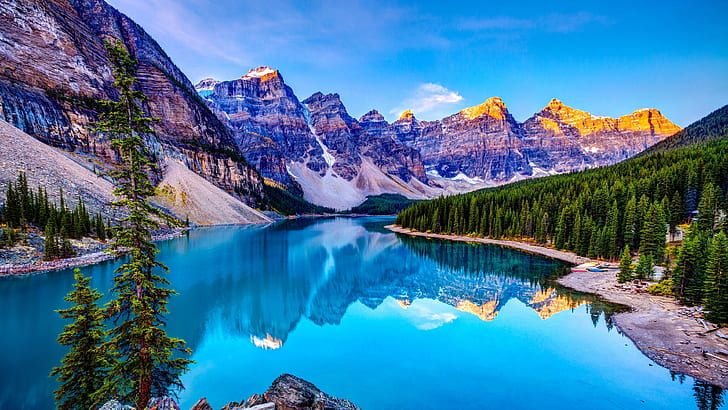
#> input picture image1.jpg, 728 x 410 px
$ python poe10.py
#> lines starting #> are read from the running program, lines starting #| are printed output that depends on the picture
import cv2
import matplotlib.pyplot as plt
import numpy as np

# Load the RGB image
image = cv2.imread('image1.jpg')
#> image is the input picture: shape (410, 728, 3); mean B, G, R 156.5, 119.3, 67.7

if image is None:
    print("Error loading the image.")
else:
    # Define translation parameters
    shift_right = 20
    shift_down = 10

    # Construct the translation matrix
    translation_matrix1 = np.float32([[1, 0, shift_right], [0, 1, 1]])

    # Perform image translation
    translated_image1 = cv2.warpAffine(image, translation_matrix1, (image.shape[1], image.shape[0]))
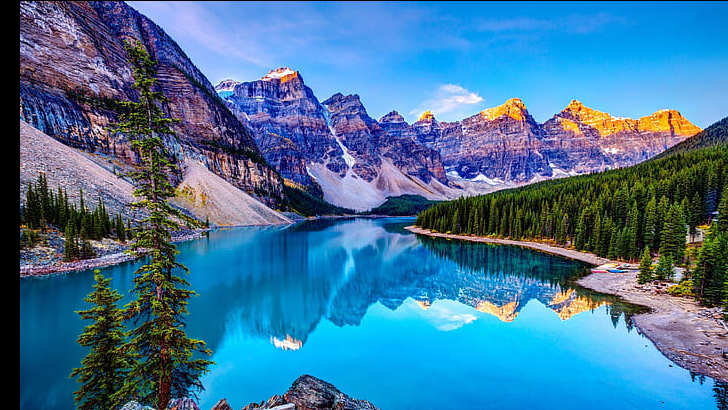
#> translated_image1: shape (410, 728, 3); mean B, G, R 153.3, 116.6, 66.1

    translation_matrix2 = np.float32([[1, 0,1], [0, 1, shift_down]])

    # Perform image translation
    translated_image2 = cv2.warpAffine(image, translation_matrix2, (image.shape[1], image.shape[0]))
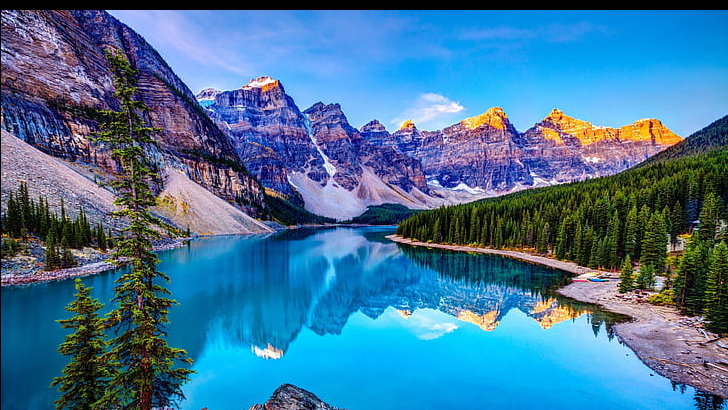
#> translated_image2: shape (410, 728, 3); mean B, G, R 152.3, 116.5, 66.9

    # Display the original image and translated images
    plt.figure(figsize=(12, 6))

    # Original RGB Image
    plt.subplot(1, 3, 1)
    plt.imshow(cv2.cvtColor(image, cv2.COLOR_BGR2RGB))
    plt.title('Original RGB Image')
    plt.axis('off')

    # Translated RGB Image (Shifted Right)
    plt.subplot(1, 3, 2)
    plt.imshow(cv2.cvtColor(translated_image1, cv2.COLOR_BGR2RGB))
    plt.title('Shifted Right by 20 units')
    plt.axis('off')

    # Translated RGB Image (Shifted Down)
    plt.subplot(1, 3, 3)
    plt.imshow(cv2.cvtColor(translated_image2, cv2.COLOR_BGR2RGB))
    plt.title('Shifted Down by 10 units')
    plt.axis('off')

    plt.tight_layout()
    plt.show()
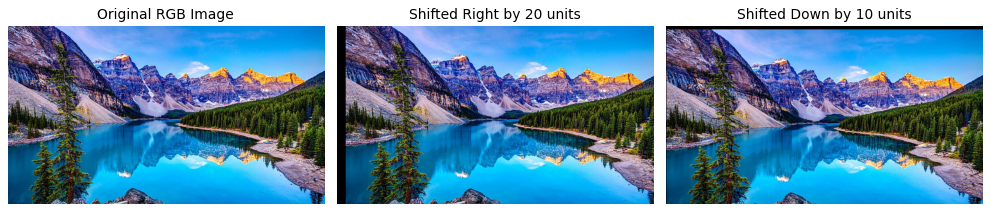
#> figure drawn by matplotlib, 3 panels

$ run again, with negative_image.jpg copied over image1.jpg
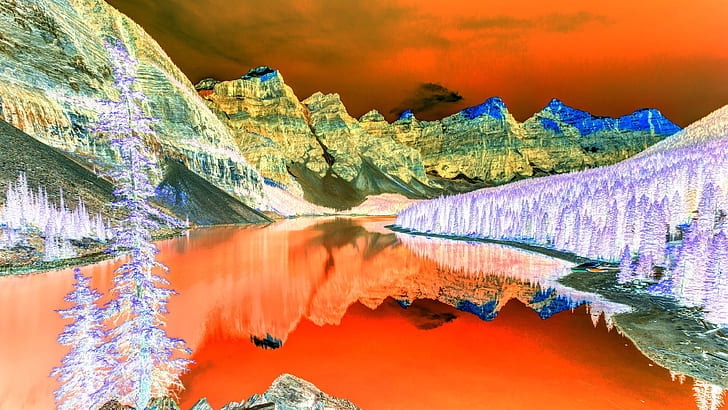
#> input picture negative_image.jpg, 728 x 410 px
#> image is the input picture: shape (410, 728, 3); mean B, G, R 98.3, 135.6, 187.1
#> `translated_image2 = cv2.warpAffine(image, translation_matrix2, (image...`:
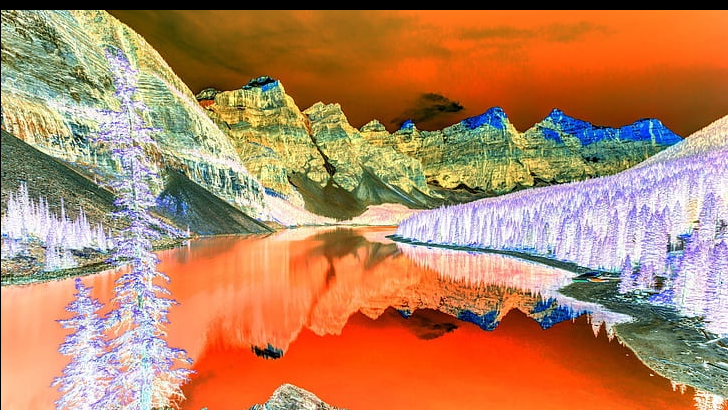
#> translated_image2: shape (410, 728, 3); mean B, G, R 95.9, 131.9, 181.4
#> `plt.show()`:
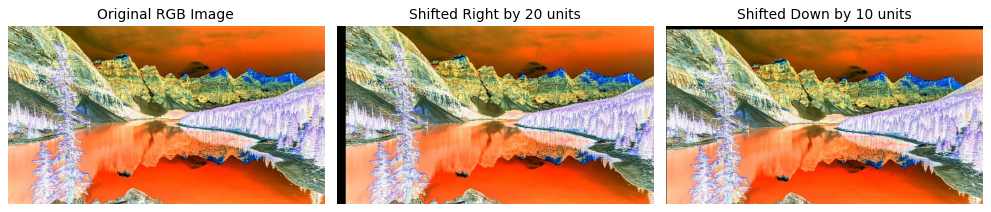
#> figure drawn by matplotlib, 3 panels

$ run again, with image2.jpeg copied over image1.jpg
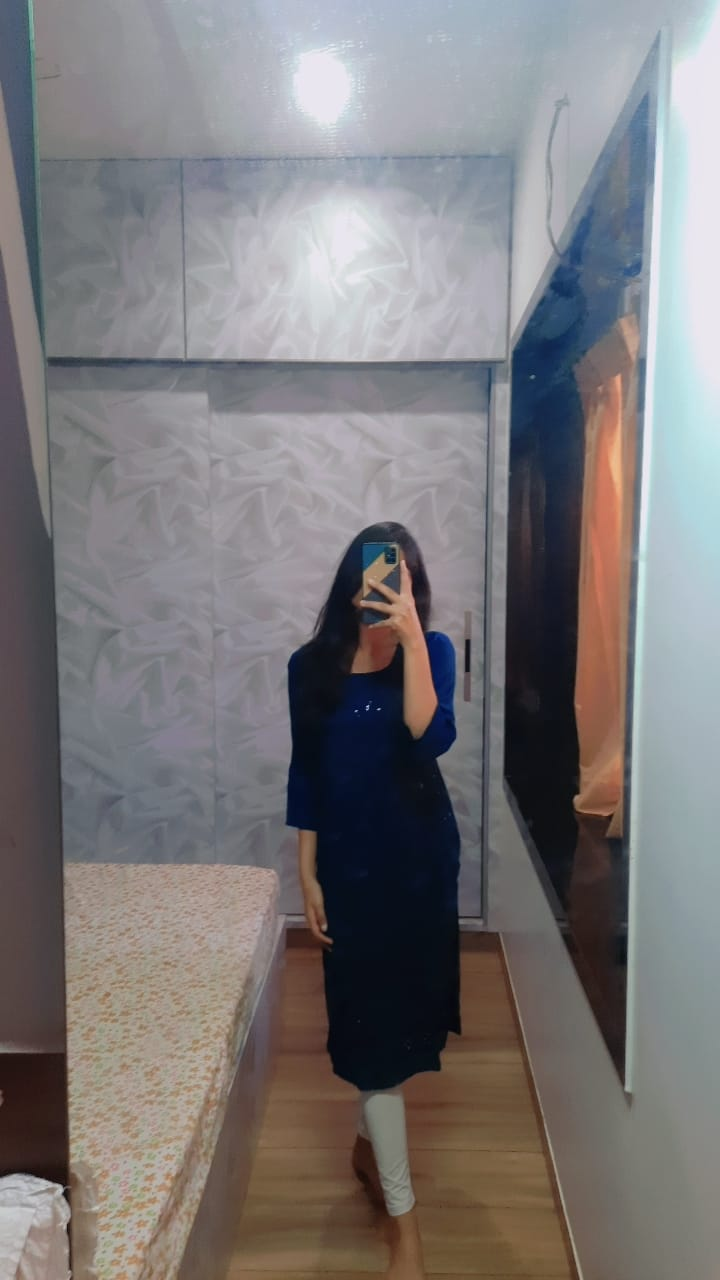
#> input picture image2.jpeg, 720 x 1280 px
#> image is the input picture: shape (1280, 720, 3); mean B, G, R 121.8, 120.5, 123.3
#> `translated_image1 = cv2.warpAffine(image, translation_matrix1, (image...`:
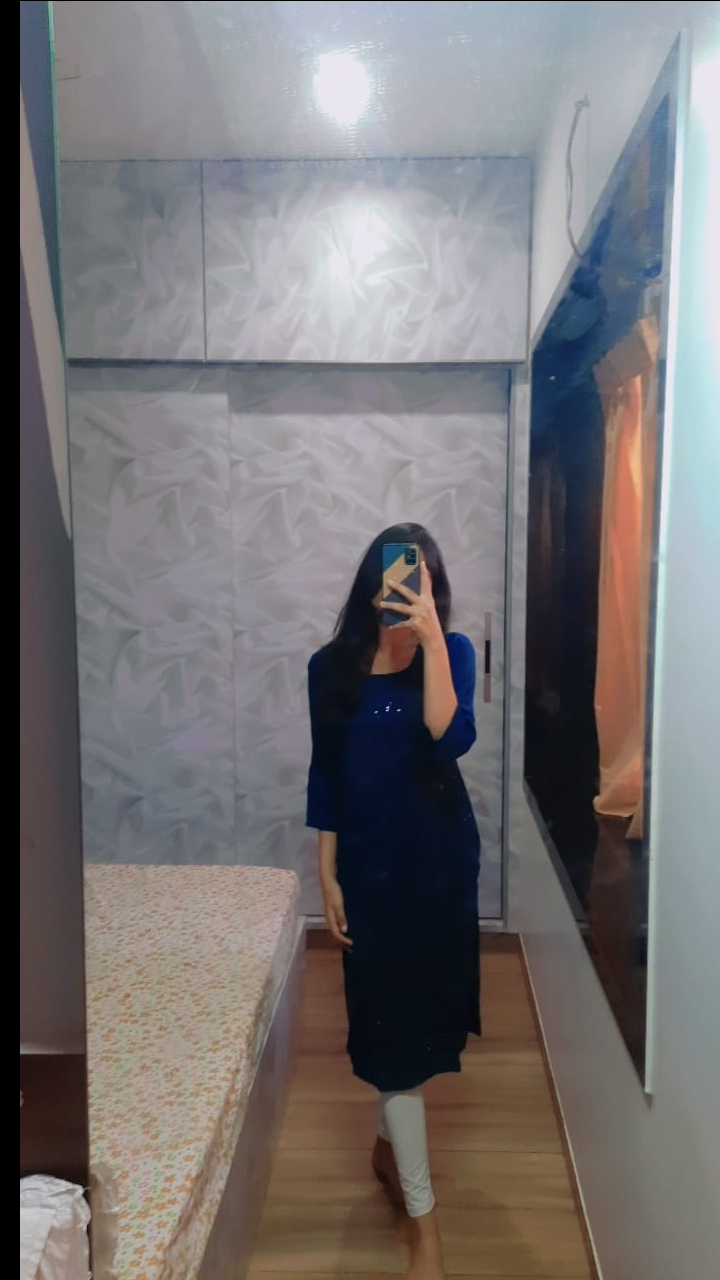
#> translated_image1: shape (1280, 720, 3); mean B, G, R 116.4, 115.1, 118.2
#> `plt.show()`:
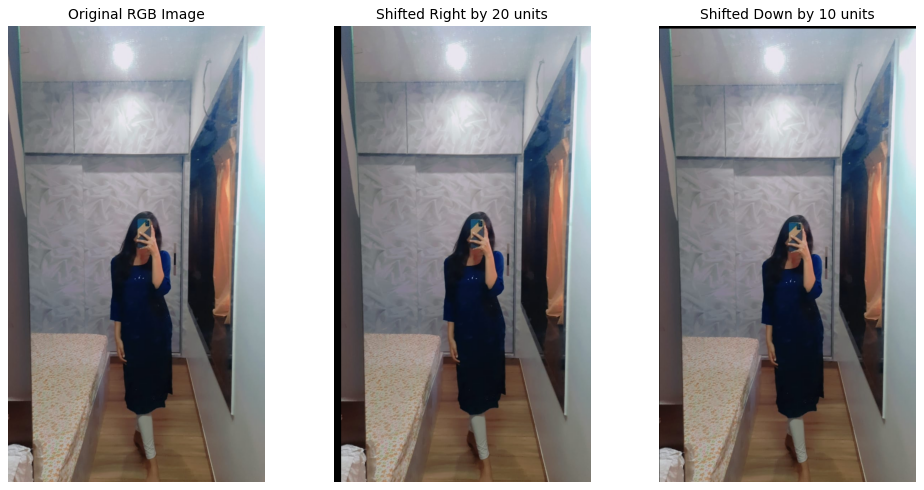
#> figure drawn by matplotlib, 3 panels
